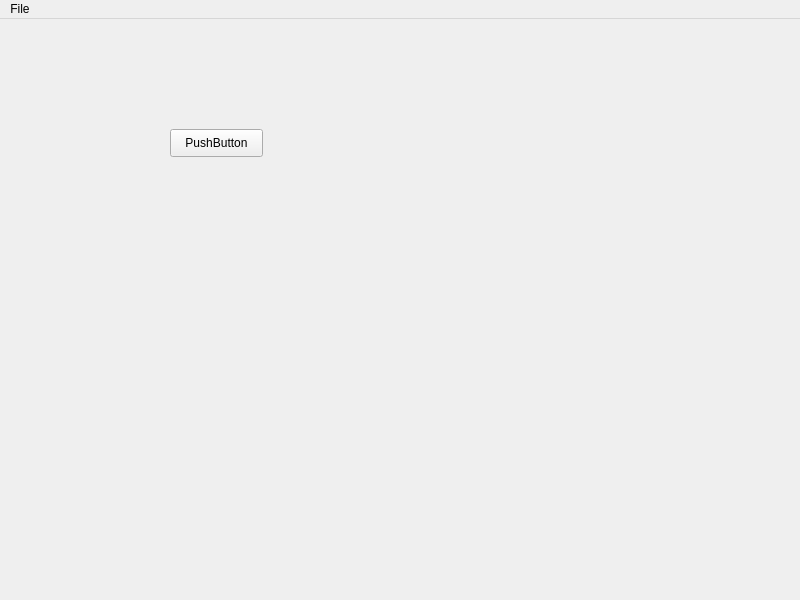
<?xml version="1.0" encoding="UTF-8"?>
<ui version="4.0">
 <class>MainWindow</class>
 <widget class="QMainWindow" name="MainWindow">
  <property name="geometry">
   <rect>
    <x>0</x>
    <y>0</y>
    <width>800</width>
    <height>600</height>
   </rect>
  </property>
  <property name="windowTitle">
   <string>MainWindow</string>
  </property>
  <widget class="QWidget" name="centralwidget">
   <widget class="QPushButton" name="pushButton">
    <property name="geometry">
     <rect>
      <x>170</x>
      <y>110</y>
      <width>93</width>
      <height>28</height>
     </rect>
    </property>
    <property name="text">
     <string>PushButton</string>
    </property>
   </widget>
  </widget>
  <widget class="QMenuBar" name="menuBar">
   <property name="geometry">
    <rect>
     <x>0</x>
     <y>0</y>
     <width>800</width>
     <height>26</height>
    </rect>
   </property>
   <widget class="QMenu" name="menuFile">
    <property name="title">
     <string>File</string>
    </property>
    <addaction name="actionNew"/>
    <addaction name="actionOpen"/>
    <addaction name="actionSave"/>
   </widget>
   <addaction name="menuFile"/>
  </widget>
  <action name="actionNew">
   <property name="text">
    <string>New</string>
   </property>
  </action>
  <action name="actionOpen">
   <property name="text">
    <string>Open</string>
   </property>
  </action>
  <action name="actionSave">
   <property name="text">
    <string>Save</string>
   </property>
  </action>
 </widget>
 <resources/>
 <connections>
  <connection>
   <sender>pushButton</sender>
   <signal>clicked()</signal>
   <receiver>MainWindow</receiver>
   <slot>close()</slot>
   <hints>
    <hint type="sourcelabel">
     <x>211</x>
     <y>136</y>
    </hint>
    <hint type="destinationlabel">
     <x>644</x>
     <y>326</y>
    </hint>
   </hints>
  </connection>
 </connections>
</ui>
